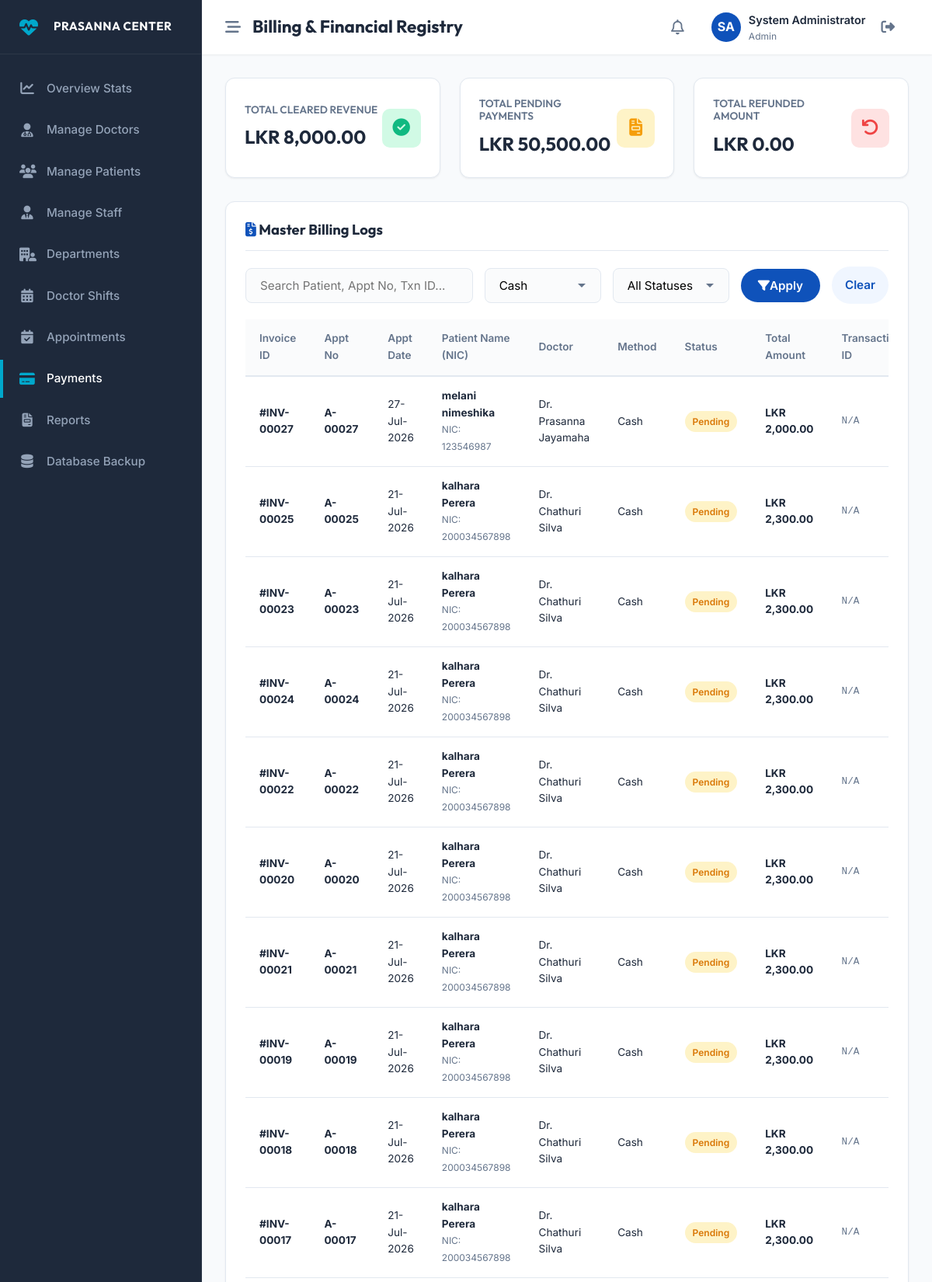
Screenshot of /admin/payments.php?method=Cash (signed in, upper part) with the database file from the repository.
### tables this page shows
CREATE TABLE `payments` (
  `id` int(11) NOT NULL,
  `appointment_id` int(11) NOT NULL,
  `amount` decimal(10,2) NOT NULL,
  `payment_method` enum('Cash','Card') NOT NULL,
  `payment_status` enum('Pending','Paid','Refunded') DEFAULT 'Pending',
  `transaction_id` varchar(100) DEFAULT NULL,
  `payment_date` timestamp NOT NULL DEFAULT current_timestamp()
);

CREATE TABLE `appointments` (
  `id` int(11) NOT NULL,
  `appointment_number` varchar(20) NOT NULL,
  `patient_id` int(11) NOT NULL,
  `doctor_id` int(11) NOT NULL,
  `schedule_id` int(11) NOT NULL,
  `appointment_date` date NOT NULL,
  `queue_number` int(11) NOT NULL,
  `status` enum('Pending','Checked-In','Completed','Cancelled') DEFAULT 'Pending',
  `created_at` timestamp NOT NULL DEFAULT current_timestamp()
);

CREATE TABLE `patients` (
  `id` int(11) NOT NULL,
  `user_id` int(11) NOT NULL,
  `patient_number` varchar(20) NOT NULL,
  `first_name` varchar(50) NOT NULL,
  `last_name` varchar(50) NOT NULL,
  `nic` varchar(15) DEFAULT NULL,
  `dob` date NOT NULL,
  `gender` enum('Male','Female','Other') NOT NULL,
  `phone` varchar(15) NOT NULL,
  `address` text DEFAULT NULL,
  `created_at` timestamp NOT NULL DEFAULT current_timestamp()
);

CREATE TABLE `doctors` (
  `id` int(11) NOT NULL,
  `user_id` int(11) NOT NULL,
  `doctor_number` varchar(20) NOT NULL,
  `first_name` varchar(50) NOT NULL,
  `last_name` varchar(50) NOT NULL,
  `department_id` int(11) NOT NULL,
  `specialization` varchar(100) NOT NULL,
  `phone` varchar(15) NOT NULL,
  `charge` decimal(10,2) NOT NULL DEFAULT 0.00,
  `status` enum('Active','Inactive') DEFAULT 'Active',
  `image_path` varchar(255) DEFAULT NULL,
  `created_at` timestamp NOT NULL DEFAULT current_timestamp()
);

### admin/payments.php (the view, shortened to what this page needs)
<?php
require_once dirname(__DIR__) . '/includes/dashboard_header.php';
try {
    $paid_total = $pdo->query("SELECT SUM(amount) FROM payments WHERE payment_status = 'Paid'")->fetchColumn() ?? 0.00;
    $pending_total = $pdo->query("SELECT SUM(amount) FROM payments WHERE payment_status = 'Pending'")->fetchColumn() ?? 0.00;
    $refunded_total = $pdo->query("SELECT SUM(amount) FROM payments WHERE payment_status = 'Refunded'")->fetchColumn() ?? 0.00;
} catch (PDOException $e) {
    $paid_total = $pending_total = $refunded_total = 0.00;
}
$search = trim($_GET['search'] ?? '');
$method = trim($_GET['method'] ?? '');
$params = [];
$sql = "SELECT pay.*, a.appointment_number, a.appointment_date,
               p.first_name AS pat_first, p.last_name AS pat_last, p.nic,
               d.first_name AS doc_first, d.last_name AS doc_last
        FROM payments pay
        JOIN appointments a ON pay.appointment_id = a.id
        JOIN patients p ON a.patient_id = p.id
        JOIN doctors d ON a.doctor_id = d.id";
$where = [];
if (!empty($method)) {
    $where[] = "pay.payment_method = :method";
    $params['method'] = $method;
}
if (!empty($where)) {
    $sql .= " WHERE " . implode(" AND ", $where);
}
$sql .= " ORDER BY pay.payment_date DESC, a.appointment_date DESC LIMIT 100";
try {
    $stmt = $pdo->prepare($sql);
    $stmt->execute($params);
    $payments = $stmt->fetchAll();
} catch (PDOException $e) {
    $error = "Failed to load financial registry: " . $e->getMessage();
    $payments = [];
}
?>
<div class="metrics-grid">
    <div class="metric-card success">
        <div class="metric-card-left">
            <h4>Total Cleared Revenue</h4>
            <div class="value" style="font-size:1.5rem;">LKR <?php echo number_format($paid_total, 2); ?></div>
        </div>
        <div class="metric-card-icon"><i class="fa-solid fa-circle-check"></i></div>
    </div>
    <div class="metric-card warning">
        <div class="metric-card-left">
            <h4>Total Pending Payments</h4>
            <div class="value" style="font-size:1.5rem;">LKR <?php echo number_format($pending_total, 2); ?></div>
        </div>
        <div class="metric-card-icon"><i class="fa-solid fa-file-invoice"></i></div>
    </div>
    <div class="metric-card danger">
        <div class="metric-card-left">
            <h4>Total Refunded Amount</h4>
            <div class="value" style="font-size:1.5rem;">LKR <?php echo number_format($refunded_total, 2); ?></div>
        </div>
        <div class="metric-card-icon"><i class="fa-solid fa-undo"></i></div>
    </div>
</div>
<div class="db-card">
    <div class="db-card-header">
        <h3><i class="fa-solid fa-file-invoice-dollar text-primary"></i> Master Billing Logs</h3>
    </div>
    <form method="GET" action="" style="display:flex; flex-wrap:wrap; gap:15px; margin-bottom:20px; align-items:center;">
        <div style="flex:2; min-width:250px;">
            <input type="text" name="search" value="<?php echo htmlspecialchars($search); ?>" placeholder="Search Patient, Appt No, Txn ID..." class="form-control">
        </div>
        <div style="flex:1; min-width:150px;">
            <select name="method" class="form-control">
                <option value="Cash" <?php echo ($method === 'Cash') ? 'selected' : ''; ?>>Cash</option>
            </select>
        </div>
        <div style="flex:1; min-width:150px;">
            <select name="status" class="form-control">
                <option value="">All Statuses</option>
            </select>
        </div>
        <button type="submit" class="btn btn-primary" style="padding:10px 20px;"><i class="fa-solid fa-filter"></i> Apply</button>
        <a href="payments.php" class="btn btn-secondary" style="padding:10px 15px;">Clear</a>
    </form>
    <div class="table-responsive">
        <table class="db-table" style="font-size:0.85rem;">
            <thead>
                <tr>
                    <th>Invoice ID</th>
                    <th>Appt No</th>
                    <th>Appt Date</th>
                    <th>Patient Name (NIC)</th>
                    <th>Doctor</th>
                    <th>Method</th>
                    <th>Status</th>
                    <th>Total Amount</th>
                    <th>Transaction ID</th>
                </tr>
            </thead>
            <tbody>
                <?php if (!empty($payments)): ?>
                    <?php foreach ($payments as $pay): ?>
                        <tr>
                            <td><strong>#INV-<?php echo str_pad($pay['id'], 5, '0', STR_PAD_LEFT); ?></strong></td>
                            <td><strong><?php echo htmlspecialchars($pay['appointment_number']); ?></strong></td>
                            <td><?php echo date('d-M-Y', strtotime($pay['appointment_date'])); ?></td>
                            <td>
                                <strong style="display:block;"><?php echo htmlspecialchars($pay['pat_first'] . ' ' . $pay['pat_last']); ?></strong>
                                <span style="font-size:0.75rem; color:var(--grey-color);">NIC: <?php echo htmlspecialchars($pay['nic']); ?></span>
                            </td>
                            <td>Dr. <?php echo htmlspecialchars($pay['doc_first'] . ' ' . $pay['doc_last']); ?></td>
                            <td><?php echo htmlspecialchars($pay['payment_method']); ?></td>
                            <td>
                                <?php
                                    $c = '';
                                    if ($pay['payment_status'] === 'Pending') $c = 'badge-pending';
                                    elseif ($pay['payment_status'] === 'Paid') $c = 'badge-paid';
                                    elseif ($pay['payment_status'] === 'Refunded') $c = 'badge-refunded';
                                ?>
                                <span class="badge <?php echo $c; ?>"><?php echo $pay['payment_status']; ?></span>
                            </td>
                            <td><strong>LKR <?php echo number_format($pay['amount'], 2); ?></strong></td>
                            <td style="font-family: monospace; font-size: 0.8rem;"><?php echo $pay['transaction_id'] ? $pay['transaction_id'] : '<span class="text-muted">N/A</span>'; ?></td>
                        </tr>
                    <?php endforeach; ?>
                <?php else: ?>
                    <tr>
                        <td colspan="9" style="text-align:center; padding: 20px; color:var(--grey-color);">No payment logs found matching criteria.</td>
                    </tr>
                <?php endif; ?>
            </tbody>
        </table>
    </div>
</div>
<?php require_once dirname(__DIR__) . '/includes/dashboard_footer.php'; ?>

### assets/css/style.css (style rules this page uses)
:root { --primary-color: #0f52ba; --primary-hover: #0b3c8f; --secondary-color: #f0f6ff; --accent-color: #00a8cc; --accent-hover: #008eb0; --dark-color: #1e293b; --light-color: #ffffff; --grey-color: #64748b; --light-grey: #e2e8f0; --success-color: #10b981; --warning-color: #f59e0b; --danger-color: #ef4444; --shadow-sm: 0 1px 3px rgba(0,0,0,0.05), 0 1px 2px rgba(0,0,0,0.02); --shadow-md: 0 4px 6px -1px rgba(15, 82, 186, 0.05), 0 2px 4px -2px rgba(15, 82, 186, 0.05); --shadow-lg: 0 10px 25px -5px rgba(15, 82, 186, 0.1), 0 8px 10px -6px rgba(15, 82, 186, 0.08); --shadow-inset: inset 0 2px 4px 0 rgba(0, 0, 0, 0.06); --font-sans: 'Inter', -apple-system, BlinkMacSystemFont, "Segoe UI", Roboto, sans-serif; --font-heading: 'Outfit', sans-serif; --transition: all 0.3s cubic-bezier(0.4, 0, 0.2, 1); }
* { margin: 0; padding: 0; box-sizing: border-box; }
html { scroll-behavior: smooth; }
body { font-family: var(--font-sans); color: var(--dark-color); background-color: var(--light-color); line-height: 1.6; overflow-x: hidden; }
h1, h2, h3, h4, h5, h6 { font-family: var(--font-heading); font-weight: 700; color: var(--dark-color); line-height: 1.2; }
a { color: inherit; text-decoration: none; transition: var(--transition); }
.text-primary { color: var(--primary-color); }
.text-muted { color: var(--grey-color); }
.btn { display: inline-flex; align-items: center; justify-content: center; padding: 12px 28px; font-size: 0.95rem; font-weight: 600; border-radius: 50px; cursor: pointer; transition: var(--transition); border: 2px solid transparent; font-family: var(--font-sans); }
.btn-primary { background-color: var(--primary-color); color: var(--light-color); }
.btn-secondary { background-color: var(--secondary-color); color: var(--primary-color); }
.form-control { width: 100%; padding: 12px 18px; border-radius: 8px; border: 1.5px solid var(--light-grey); background-color: #fafbfc; font-family: var(--font-sans); font-size: 0.95rem; transition: var(--transition); }
select.form-control { appearance: none; background-repeat: no-repeat; background-position: right 12px center; }

### assets/css/dashboard.css (style rules this page uses)
:root { --sidebar-width: 260px; --sidebar-collapsed-width: 70px; --topbar-height: 70px; }
body.dashboard-body { background-color: #f8fafc; overflow-x: hidden; }
.metrics-grid { display: grid; grid-template-columns: repeat(auto-fit, minmax(240px, 1fr)); gap: 25px; margin-bottom: 30px; }
.metric-card { background: white; border-radius: 12px; padding: 24px; box-shadow: var(--shadow-sm); border: 1px solid var(--light-grey); display: flex; justify-content: space-between; align-items: center; }
.metric-card-left h4 { font-size: 0.85rem; color: var(--grey-color); text-transform: uppercase; margin-bottom: 8px; font-weight: 600; }
.metric-card-left .value { font-size: 1.8rem; font-weight: 700; color: var(--dark-color); font-family: var(--font-heading); }
.metric-card-icon { width: 50px; height: 50px; border-radius: 10px; background-color: var(--secondary-color); color: var(--primary-color); display: flex; align-items: center; justify-content: center; font-size: 1.4rem; }
.metric-card.success .metric-card-icon { background-color: #d1fae5; color: var(--success-color); }
.metric-card.warning .metric-card-icon { background-color: #fef3c7; color: var(--warning-color); }
.metric-card.danger .metric-card-icon { background-color: #fee2e2; color: var(--danger-color); }
.db-card { background: white; border-radius: 12px; box-shadow: var(--shadow-sm); border: 1px solid var(--light-grey); padding: 25px; margin-bottom: 30px; }
.db-card-header { display: flex; justify-content: space-between; align-items: center; margin-bottom: 20px; padding-bottom: 15px; border-bottom: 1px solid var(--light-grey); }
.db-card-header h3 { font-size: 1.15rem; font-family: var(--font-heading); font-weight: 700; }
.table-responsive { width: 100%; overflow-x: auto; }
.db-table { width: 100%; border-collapse: collapse; text-align: left; font-size: 0.9rem; }
.db-table th { padding: 14px 18px; font-weight: 600; color: var(--grey-color); border-bottom: 2px solid var(--light-grey); background-color: #fafbfc; }
.db-table td { padding: 14px 18px; border-bottom: 1px solid var(--light-grey); color: var(--dark-color); vertical-align: middle; }
.badge { display: inline-flex; align-items: center; padding: 4px 10px; border-radius: 30px; font-size: 0.75rem; font-weight: 600; }
.badge-pending { background-color: #fef3c7; color: #d97706; }

### rows the page displays
payments: id "00027", appointment.appointment_number "A-00027", appointment.appointment_date "27-Jul-2026", patients.first_name+last_name "melani nimeshika", patients.nic "123546987", doctors.first_name+last_name "Prasanna Jayamaha", payment_method "Cash", payment_status "Pending", amount "2,000.00", shows "N/A"
payments: id "00025", appointment.appointment_number "A-00025", appointment.appointment_date "21-Jul-2026", patients.first_name+last_name "kalhara Perera", patients.nic "200034567898", doctors.first_name+last_name "Chathuri Silva", payment_method "Cash", payment_status "Pending", amount "2,300.00", shows "N/A"
payments: id "00023", appointment.appointment_number "A-00023", appointment.appointment_date "21-Jul-2026", patients.first_name+last_name "kalhara Perera", patients.nic "200034567898", doctors.first_name+last_name "Chathuri Silva", payment_method "Cash", payment_status "Pending", amount "2,300.00", shows "N/A"
payments: id "00024", appointment.appointment_number "A-00024", appointment.appointment_date "21-Jul-2026", patients.first_name+last_name "kalhara Perera", patients.nic "200034567898", doctors.first_name+last_name "Chathuri Silva", payment_method "Cash", payment_status "Pending", amount "2,300.00", shows "N/A"
payments: id "00022", appointment.appointment_number "A-00022", appointment.appointment_date "21-Jul-2026", patients.first_name+last_name "kalhara Perera", patients.nic "200034567898", doctors.first_name+last_name "Chathuri Silva", payment_method "Cash", payment_status "Pending", amount "2,300.00", shows "N/A"
payments: id "00020", appointment.appointment_number "A-00020", appointment.appointment_date "21-Jul-2026", patients.first_name+last_name "kalhara Perera", patients.nic "200034567898", doctors.first_name+last_name "Chathuri Silva", payment_method "Cash", payment_status "Pending", amount "2,300.00", shows "N/A"
payments: id "00021", appointment.appointment_number "A-00021", appointment.appointment_date "21-Jul-2026", patients.first_name+last_name "kalhara Perera", patients.nic "200034567898", doctors.first_name+last_name "Chathuri Silva", payment_method "Cash", payment_status "Pending", amount "2,300.00", shows "N/A"
payments: id "00019", appointment.appointment_number "A-00019", appointment.appointment_date "21-Jul-2026", patients.first_name+last_name "kalhara Perera", patients.nic "200034567898", doctors.first_name+last_name "Chathuri Silva", payment_method "Cash", payment_status "Pending", amount "2,300.00", shows "N/A"
payments: id "00018", appointment.appointment_number "A-00018", appointment.appointment_date "21-Jul-2026", patients.first_name+last_name "kalhara Perera", patients.nic "200034567898", doctors.first_name+last_name "Chathuri Silva", payment_method "Cash", payment_status "Pending", amount "2,300.00", shows "N/A"
payments: id "00017", appointment.appointment_number "A-00017", appointment.appointment_date "21-Jul-2026", patients.first_name+last_name "kalhara Perera", patients.nic "200034567898", doctors.first_name+last_name "Chathuri Silva", payment_method "Cash", payment_status "Pending", amount "2,300.00", shows "N/A"

### other values shown
$page_title "Billing & Financial Registry"
substr($initials, 0, 2) "SA"
$_SESSION['full_name'] "System Administrator"
$_SESSION['role'] "Admin"
$paid_total "8,000.00"
$pending_total "50,500.00"
$refunded_total "0.00"
